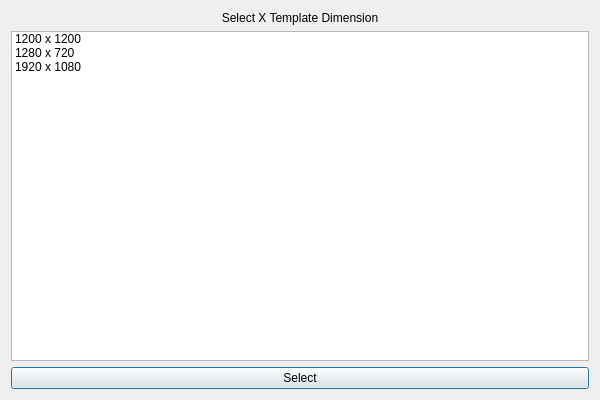
<?xml version="1.0" encoding="UTF-8"?>
<ui version="4.0">
 <class>XTemplateDialog</class>
 <widget class="QDialog" name="XTemplateDialog">
  <property name="geometry">
   <rect>
    <x>0</x>
    <y>0</y>
    <width>600</width>
    <height>400</height>
   </rect>
  </property>
  <property name="windowTitle">
   <string>X Template Selection</string>
  </property>
  <layout class="QVBoxLayout" name="verticalLayout">
   <item>
    <widget class="QLabel" name="labelTitle">
     <property name="text">
      <string>Select X Template Dimension</string>
     </property>
     <property name="alignment">
      <set>Qt::AlignCenter</set>
     </property>
    </widget>
   </item>
   <item>
    <widget class="QListWidget" name="listWidgetDimensions">
     <property name="minimumSize">
      <size>
       <width>0</width>
       <height>200</height>
      </size>
     </property>
     <item>
      <property name="text">
       <string>1200 x 1200</string>
      </property>
     </item>
     <item>
      <property name="text">
       <string>1280 x 720</string>
      </property>
     </item>
     <item>
      <property name="text">
       <string>1920 x 1080</string>
      </property>
     </item>
    </widget>
   </item>
   <item>
    <widget class="QPushButton" name="btnSelect">
     <property name="text">
      <string>Select</string>
     </property>
    </widget>
   </item>
  </layout>
 </widget>
 <resources/>
 <connections/>
</ui>
